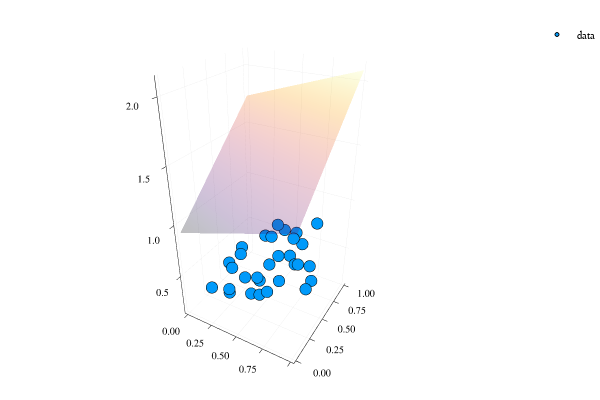

Notebook cell for this chart:
### Markdown cell above
### Model

### Code cell
# initial model 
W = rand(1,2) |> gpu
b = rand(1) |> gpu
model = aff(W,b)

# mean squared error loss 
MSE(y1, y2) = sum(abs2, y1 .- y2) 
loss(model) = MSE(model(x), y)

# print loss
printloss(model, i=0) = i%20==0 ? println("Step: $i Loss: $(loss(model))") : nothing
printloss(model)

# plot
plotting(model)

### Figure 1 — Plotly figure (JSON) as saved in the notebook; plotly's stock layout.template omitted (floating-point values rounded to 4 significant figures; data arrays with more than 128 entries replaced by an {"elided": "..."} marker saying what was removed)
{"data": [{"colorbar": {"title": ""}, "legendgroup": "data", "marker": {"color": "rgba(0, 154, 250, 1.000)", "line": {"color": "rgba(0, 0, 0, 1.000)", "width": 1}, "size": 4, "symbol": "circle"}, "mode": "markers", "name": "data", "showlegend": true, "type": "scatter3d", "x": [0.05161, 0.4557, 0.1782, 0.371, 0.6481, 0.1446, 0.8723, 0.2416, 0.4409, 0.7368, 0.09519, 0.01354, 0.7026, 0.6389, 0.5486, 0.5264, 0.2755, 0.9519, 0.6612, 0.3932, 0.5503, 0.7684, 0.5149, 0.6037, 0.591, 0.9532, 0.32, 0.4546, 0.2252, 0.3091], "xaxis": "x1", "y": [0.538, 0.2794, 0.549, 0.8942, 0.417, 0.6224, 0.525, 0.8848, 0.4047, 0.9538, 0.5197, 0.3034, 0.5965, 0.8723, 0.263, 0.465, 0.4618, 0.2887, 0.1946, 0.9907, 0.5808, 0.5195, 0.9981, 0.7588, 0.7221, 0.3844, 0.8656, 0.4203, 0.2862, 0.1704], "yaxis": "y1", "z": [0.2918, 0.2954, 0.4317, 0.616, 0.4132, 0.45, 0.5855, 0.4557, 0.3722, 0.7161, 0.2596, 0.1494, 0.4882, 0.5062, 0.3378, 0.5076, 0.2632, 0.5561, 0.4726, 0.5097, 0.5305, 0.5656, 0.514, 0.624, 0.4556, 0.5691, 0.4822, 0.334, 0.1978, 0.3636], "zmax": null, "zmin": null}, {"colorbar": {"title": ""}, "colorscale": [[0, "rgba(0, 0, 4, 0.500)"], [0.03448, "rgba(4, 3, 20, 0.500)"], [0.06897, "rgba(13, 8, 41, 0.500)"], [0.1034, "rgba(24, 12, 60, 0.500)"], [0.1379, "rgba(38, 12, 81, 0.500)"], [0.1724, "rgba(54, 9, 97, 0.500)"], [0.2069, "rgba(69, 10, 105, 0.500)"], [0.2414, "rgba(84, 15, 109, 0.500)"], [0.2759, "rgba(97, 19, 110, 0.500)"], [0.3103, "rgba(111, 25, 110, 0.500)"], [0.3448, "rgba(125, 30, 109, 0.500)"], [0.3793, "rgba(140, 35, 105, 0.500)"], [0.4138, "rgba(154, 40, 101, 0.500)"], [0.4483, "rgba(166, 45, 96, 0.500)"], [0.4828, "rgba(180, 51, 89, 0.500)"], [0.5172, "rgba(193, 58, 80, 0.500)"], [0.5517, "rgba(206, 67, 71, 0.500)"], [0.5862, "rgba(216, 76, 62, 0.500)"], [0.6207, "rgba(226, 87, 52, 0.500)"], [0.6552, "rgba(235, 100, 41, 0.500)"], [0.6897, "rgba(241, 115, 29, 0.500)"], [0.7241, "rgba(247, 130, 18, 0.500)"], [0.7586, "rgba(250, 144, 8, 0.500)"], [0.7931, "rgba(252, 161, 8, 0.500)"], [0.8276, "rgba(252, 178, 22, 0.500)"], [0.8621, "rgba(250, 196, 42, 0.500)"], [0.8966, "rgba(246, 213, 67, 0.500)"], [0.931, "rgba(243, 229, 93, 0.500)"], [0.9655, "rgba(242, 244, 130, 0.500)"], [1, "rgba(252, 255, 164, 0.500)"]], "hoverinfo": "none", "name": "y2", "opacity": 0.5, "showlegend": false, "showscale": false, "type": "surface", "x": [0, 0.0101, 0.0202, 0.0303, 0.0404, 0.05051, 0.06061, 0.07071, 0.08081, 0.09091, 0.101, 0.1111, 0.1212, 0.1313, 0.1414, 0.1515, 0.1616, 0.1717, 0.1818, 0.1919, 0.202, 0.2121, 0.2222, 0.2323, 0.2424, 0.2525, 0.2626, 0.2727, 0.2828, 0.2929, 0.303, 0.3131, 0.3232, 0.3333, 0.3434, 0.3535, 0.3636, 0.3737, 0.3838, 0.3939, 0.404, 0.4141, 0.4242, 0.4343, 0.4444, 0.4545, 0.4646, 0.4747, 0.4848, 0.4949, 0.5051, 0.5152, 0.5253, 0.5354, 0.5455, 0.5556, 0.5657, 0.5758, 0.5859, 0.596, 0.6061, 0.6162, 0.6263, 0.6364, 0.6465, 0.6566, 0.6667, 0.6768, 0.6869, 0.697, 0.7071, 0.7172, 0.7273, 0.7374, 0.7475, 0.7576, 0.7677, 0.7778, 0.7879, 0.798, 0.8081, 0.8182, 0.8283, 0.8384, 0.8485, 0.8586, 0.8687, 0.8788, 0.8889, 0.899, 0.9091, 0.9192, 0.9293, 0.9394, 0.9495, 0.9596, 0.9697, 0.9798, 0.9899, 1], "xaxis": "x1", "y": [0, 0.0101, 0.0202, 0.0303, 0.0404, 0.05051, 0.06061, 0.07071, 0.08081, 0.09091, 0.101, 0.1111, 0.1212, 0.1313, 0.1414, 0.1515, 0.1616, 0.1717, 0.1818, 0.1919, 0.202, 0.2121, 0.2222, 0.2323, 0.2424, 0.2525, 0.2626, 0.2727, 0.2828, 0.2929, 0.303, 0.3131, 0.3232, 0.3333, 0.3434, 0.3535, 0.3636, 0.3737, 0.3838, 0.3939, 0.404, 0.4141, 0.4242, 0.4343, 0.4444, 0.4545, 0.4646, 0.4747, 0.4848, 0.4949, 0.5051, 0.5152, 0.5253, 0.5354, 0.5455, 0.5556, 0.5657, 0.5758, 0.5859, 0.596, 0.6061, 0.6162, 0.6263, 0.6364, 0.6465, 0.6566, 0.6667, 0.6768, 0.6869, 0.697, 0.7071, 0.7172, 0.7273, 0.7374, 0.7475, 0.7576, 0.7677, 0.7778, 0.7879, 0.798, 0.8081, 0.8182, 0.8283, 0.8384, 0.8485, 0.8586, 0.8687, 0.8788, 0.8889, 0.899, 0.9091, 0.9192, 0.9293, 0.9394, 0.9495, 0.9596, 0.9697, 0.9798, 0.9899, 1], "yaxis": "y1", "z": {"elided": "100x100 float values"}, "zmax": 2.081, "zmin": 0.9254}], "layout": {"annotations": [], "height": 400, "legend": {"bgcolor": "rgba(255, 255, 255, 1.000)", "bordercolor": "rgba(0, 0, 0, 1.000)", "font": {"color": "rgba(0, 0, 0, 1.000)", "family": "sans-serif", "size": 11}, "tracegroupgap": 0, "x": 1, "y": 1}, "margin": {"b": 20, "l": 0, "r": 0, "t": 20}, "paper_bgcolor": "rgba(255, 255, 255, 1.000)", "plot_bgcolor": "rgba(255, 255, 255, 1.000)", "scene": {"camera": {"eye": {"x": 1.126, "y": -1.95, "z": 1.3}}, "xaxis": {"anchor": "y1", "domain": [0.06582, 0.9934], "gridcolor": "rgba(0, 0, 0, 0.100)", "gridwidth": 0.5, "linecolor": "rgba(0, 0, 0, 1.000)", "mirror": false, "range": [-0.03, 1.03], "showgrid": true, "showline": true, "showticklabels": true, "tickangle": 0, "tickcolor": "rgb(0, 0, 0)", "tickfont": {"color": "rgba(0, 0, 0, 1.000)", "family": "sans-serif", "size": 11}, "tickmode": "array", "ticks": "inside", "ticktext": ["0.00", "0.25", "0.50", "0.75", "1.00"], "tickvals": [0, 0.25, 0.5, 0.75, 1], "title": "", "titlefont": {"color": "rgba(0, 0, 0, 1.000)", "family": "sans-serif", "size": 15}, "type": "-", "visible": true, "zeroline": false, "zerolinecolor": "rgba(0, 0, 0, 1.000)"}, "yaxis": {"anchor": "x1", "domain": [0.03762, 0.9902], "gridcolor": "rgba(0, 0, 0, 0.100)", "gridwidth": 0.5, "linecolor": "rgba(0, 0, 0, 1.000)", "mirror": false, "range": [-0.03, 1.03], "showgrid": true, "showline": true, "showticklabels": true, "tickangle": 0, "tickcolor": "rgb(0, 0, 0)", "tickfont": {"color": "rgba(0, 0, 0, 1.000)", "family": "sans-serif", "size": 11}, "tickmode": "array", "ticks": "inside", "ticktext": ["0.00", "0.25", "0.50", "0.75", "1.00"], "tickvals": [0, 0.25, 0.5, 0.75, 1], "title": "", "titlefont": {"color": "rgba(0, 0, 0, 1.000)", "family": "sans-serif", "size": 15}, "type": "-", "visible": true, "zeroline": false, "zerolinecolor": "rgba(0, 0, 0, 1.000)"}, "zaxis": {"gridcolor": "rgba(0, 0, 0, 0.100)", "gridwidth": 0.5, "linecolor": "rgba(0, 0, 0, 1.000)", "mirror": false, "range": [0.09142, 2.139], "showgrid": true, "showline": true, "showticklabels": true, "tickangle": 0, "tickcolor": "rgb(0, 0, 0)", "tickfont": {"color": "rgba(0, 0, 0, 1.000)", "family": "sans-serif", "size": 11}, "tickmode": "array", "ticks": "inside", "ticktext": ["0.5", "1.0", "1.5", "2.0"], "tickvals": [0.5, 1, 1.5, 2], "title": "", "titlefont": {"color": "rgba(0, 0, 0, 1.000)", "family": "sans-serif", "size": 15}, "type": "-", "visible": true, "zeroline": false, "zerolinecolor": "rgba(0, 0, 0, 1.000)"}}, "showlegend": true, "width": 600}}
